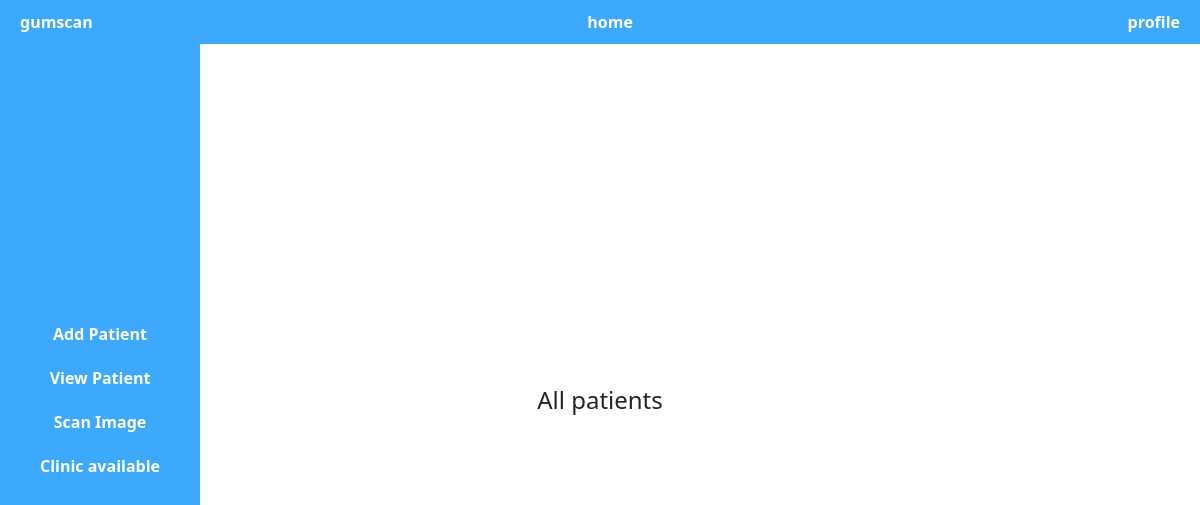
Before: /gum-scan/view-patients/ with the older database file.
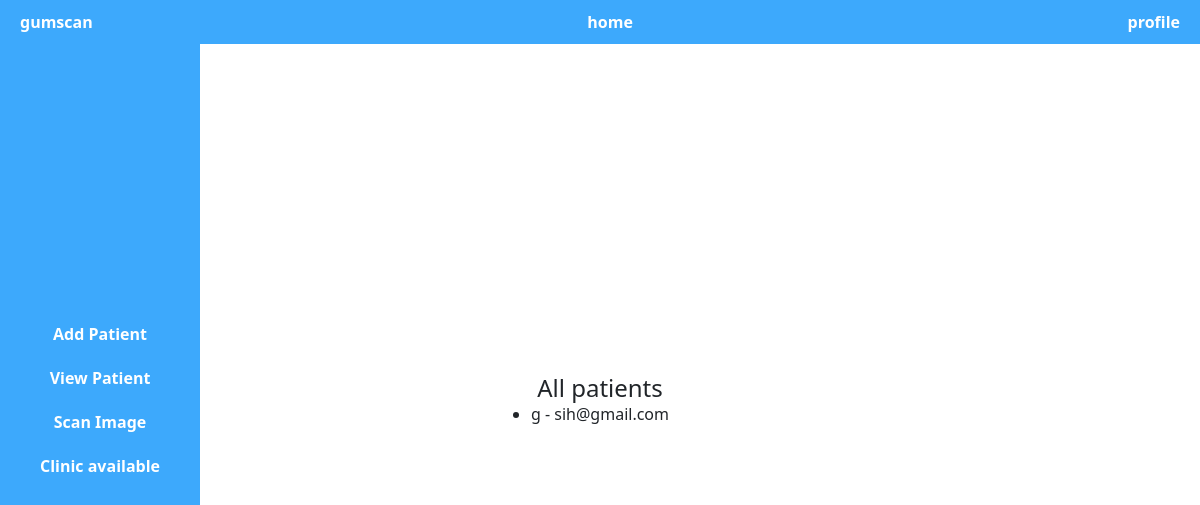
After: the same page with the newer database file.
### gumScanApp/models.py (models this page shows, shortened)
class Patient(models.Model):
    first_name = models.CharField(max_length=30)
    last_name = models.CharField(max_length=30)
    date_of_birth = models.DateField(null=True, blank=True)
    email = models.EmailField(unique=True)
    medical_history = models.TextField()

### gumScanApp/views.py (the view)
# urls.py: path('view-patients/', views.view_patients, name='view-patients'),
def view_patients(request):
    patients = Patient.objects.all()
    return render(request, 'home/viewPatient.html', {'patients': patients})

### gumScanApp/templates/home/viewPatient.html (shortened to what this page needs)
{% extends "home/hLayout.html" %}
{% load static %}
{% block styles %}
<link
  rel="stylesheet"
  href="{% static 'webstyles/home.css' %}"
/>
{% endblock %}
{% block body %}
<div class="content">
    <h1>All patients</h1>
    <ul>
        {% for user in patients %}
            <li>{{ user.first_name }} - {{ user.email }}</li>
        {% endfor %}
    </ul>
</div>
{% endblock %}

Changed rows visible on the page:
added Patient: first_name "g", email "sih@gmail.com"
